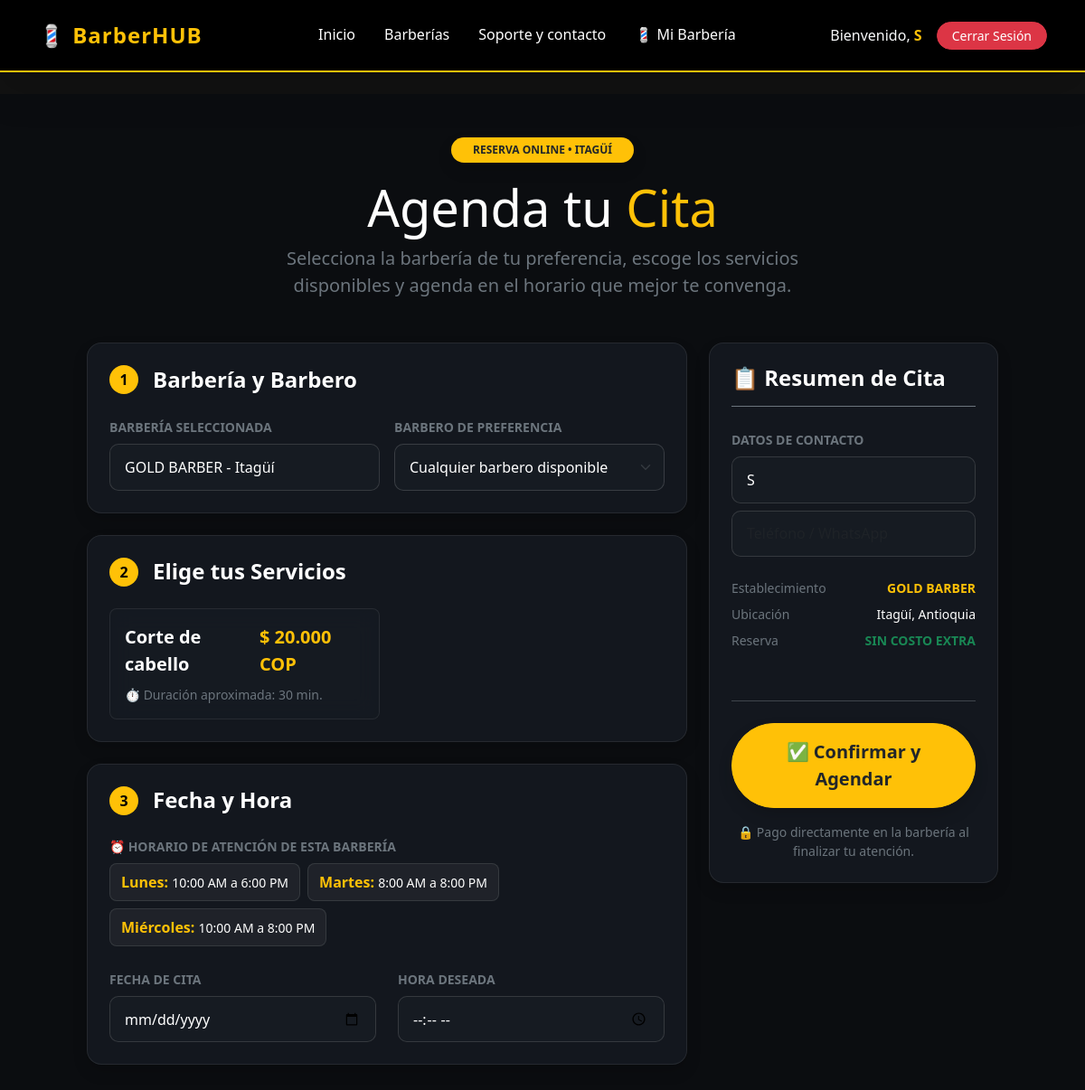
/agendar/?barberia_id=1 (signed in), run on the app's committed database.
### gestion/models.py (models this page shows, shortened)
class Barberia(models.Model):
    PLANES = (
        ('INDIVIDUAL', 'Plan Individual ($80.000 COP)'),
        ('STUDIO', 'Plan Studio ($150.000 COP)'),
        ('ELITE', 'Plan Élite ($200.000 COP)'),
    )
    dueno = models.ForeignKey(User, on_delete=models.CASCADE, related_name='barberias')
    nombre = models.CharField(max_length=100)
    direccion = models.CharField(max_length=255)
    barrio = models.CharField(max_length=100, default='Itagüí')
    descripcion = models.TextField(blank=True, help_text="Ej: Especialistas en fades, perfilado de barba...")
    google_maps_link = models.URLField(blank=True)
    plan_actual = models.CharField(max_length=20, choices=PLANES, default='INDIVIDUAL') # NUEVO CAMPO

class Servicio(models.Model):
    barberia = models.ForeignKey(Barberia, on_delete=models.CASCADE, related_name='servicios')
    nombre = models.CharField(max_length=100) # Ej: Corte Tradicional, Perfilado de Barba
    precio = models.DecimalField(max_digits=10, decimal_places=2)
    duracion_minutos = models.IntegerField(default=30)

class HorarioAtencion(models.Model):
    DIAS = (
        ('LUN', 'Lunes'),
        ('MAR', 'Martes'),
        ('MIE', 'Miércoles'),
        ('JUE', 'Jueves'),
        ('VIE', 'Viernes'),
        ('SAB', 'Sábado'),
        ('DOM', 'Domingo'),
    )
    barberia = models.ForeignKey(Barberia, on_delete=models.CASCADE, related_name='horarios')
    dia = models.CharField(max_length=3, choices=DIAS)
    hora_apertura = models.TimeField()
    hora_cierre = models.TimeField()

### gestion/views.py (the view)
# urls.py: path('agendar/', views.agendar_cita, name='agendar'),
@login_required
def agendar_cita(request):
    barberia_id = request.GET.get('barberia_id')
    barberia_seleccionada = None
    if barberia_id:
        barberia_seleccionada = Barberia.objects.filter(id=barberia_id).first()
        todas_barberias = [barberia_seleccionada] if barberia_seleccionada else []
    else:
        todas_barberias = Barberia.objects.all()
    servicios = []
    horarios = []
    if barberia_seleccionada:
        servicios = barberia_seleccionada.servicios.all()
        horarios = barberia_seleccionada.horarios.all()
    if request.method == 'POST':
        messages.success(request, '¡Tu cita ha sido agendada con éxito!')
        return redirect('inicio')
    return render(request, 'agendar.html', {
        'barberias': todas_barberias,
        'barberia_seleccionada': barberia_seleccionada,
        'servicios': servicios,
        'horarios': horarios
    })

### gestion/templates/agendar.html (shortened to what this page needs)
{% extends 'base.html' %}
{% block content %}
<div class="full-width-wrapper py-5 px-3 px-md-5">
    <div class="container-fluid px-lg-5">
        <div class="text-center mb-5">
            <span class="badge bg-warning text-dark fw-bold px-4 py-2 text-uppercase mb-3 rounded-pill shadow">
                Reserva Online • Itagüí
            </span>
            <h1 class="display-4 fw-extrabold text-white">Agenda tu <span class="text-warning">Cita</span></h1>
            <p class="text-secondary fs-5 mx-auto" style="max-width: 650px;">
                Selecciona la barbería de tu preferencia, escoge los servicios disponibles y agenda en el horario que mejor te convenga.
            </p>
        </div>
        <form method="post" action="{% url 'agendar' %}">
            <div class="row g-4">
                <div class="col-lg-8">
<div class="card glass-card text-white rounded-4 p-4 mb-4 shadow">
    <div class="d-flex align-items-center gap-3 mb-4">
        <span class="step-number">1</span>
        <h3 class="h4 m-0 fw-bold">Barbería y Barbero</h3>
    </div>
    <div class="row g-3">
        <div class="col-md-6">
            <label class="form-label text-secondary small fw-bold">BARBERÍA SELECCIONADA</label>
            {% if barberia_seleccionada %}
                <input type="text" class="form-control form-control-dark" value="{{ barberia_seleccionada.nombre }} - {{ barberia_seleccionada.barrio|default:'Itagüí' }}" readonly>
            {% endif %}
        </div>
        <div class="col-md-6">
            <label class="form-label text-secondary small fw-bold">BARBERO DE PREFERENCIA</label>
            <select class="form-select form-select-dark" name="barbero">
                <option value="" selected>Cualquier barbero disponible</option>
            </select>
        </div>
    </div>
</div>
                    <div class="card glass-card text-white rounded-4 p-4 mb-4 shadow">
                        <div class="d-flex align-items-center gap-3 mb-4">
                            <span class="step-number">2</span>
                            <h3 class="h4 m-0 fw-bold">Elige tus Servicios</h3>
                        </div>
                        <div class="row g-3">
                            {% if servicios %}
                                {% for s in servicios %}
                                    <div class="col-md-6">
                                        <label class="card glass-card glass-card-hover service-label p-3 h-100 rounded-3 text-white border" for="service_{{ s.id }}">
                                            <div class="d-flex justify-content-between align-items-center mb-2">
                                                <span class="fw-bold fs-5">{{ s.nombre }}</span>
                                                <span class="text-warning fw-bold fs-5 precio-cop" data-precio="{{ s.precio }}">
                                                </span>
                                            </div>
                                            <p class="text-secondary small m-0">⏱️ Duración aproximada: {{ s.duracion_minutos }} min.</p>
                                        </label>
                                    </div>
                                {% endfor %}
                            {% else %}
                                <div class="col-12 text-center py-4">
                                    <p class="text-secondary mb-0">⚠️ Esta barbería aún no ha configurado sus servicios o cortes.</p>
                                </div>
                            {% endif %}
                        </div>
                    </div>
                    <div class="card glass-card text-white rounded-4 p-4 shadow">
                        <div class="d-flex align-items-center gap-3 mb-4">
                            <span class="step-number">3</span>
                            <h3 class="h4 m-0 fw-bold">Fecha y Hora</h3>
                        </div>
                        {% if horarios %}
                            <div class="mb-4">
                                <label class="form-label text-secondary small fw-bold d-block mb-2">⏰ HORARIO DE ATENCIÓN DE ESTA BARBERÍA</label>
                                <div class="d-flex flex-wrap gap-2">
                                    {% for h in horarios %}
                                        <div class="schedule-badge">
                                            <strong class="text-warning">{{ h.get_dia_display }}:</strong>
                                            <span class="text-white small">
                                                {{ h.hora_apertura|time:"g:i" }} {% if h.hora_apertura.hour >= 12 %}PM{% else %}AM{% endif %}
                                                a
                                                {{ h.hora_cierre|time:"g:i" }} {% if h.hora_cierre.hour >= 12 %}PM{% else %}AM{% endif %}
                                            </span>
                                        </div>
                                    {% endfor %}
                                </div>
                            </div>
                        {% else %}
                            <div class="alert alert-dark border-secondary text-secondary small mb-4">
                                ℹ️ Esta barbería aún no registra un horario fijo, pero puedes elegir una hora dentro de la jornada estándar.
                            </div>
                        {% endif %}
                        <div class="row g-4">
                            <div class="col-md-6">
                                <label class="form-label text-secondary small fw-bold">FECHA DE CITA</label>
                                <input type="date" class="form-control form-control-dark" name="fecha" required>
                            </div>
                            <div class="col-md-6">
                                <label class="form-label text-secondary small fw-bold">HORA DESEADA</label>
                                <input type="time" class="form-control form-control-dark" name="hora" required>
                            </div>
                        </div>
                    </div>
                </div>
                <div class="col-lg-4">
                    <div class="card glass-card text-white rounded-4 p-4 shadow sticky-top" style="top: 2rem;">
                        <h4 class="fw-bold mb-4 pb-3 border-bottom border-secondary">
                            📋 Resumen de Cita
                        </h4>
                        <div class="mb-4">
                            <label class="form-label text-secondary small fw-bold">DATOS DE CONTACTO</label>
                            <input type="text" class="form-control form-control-dark mb-2" placeholder="Nombre completo" name="nombre_cliente" value="{{ user.username }}" required>
                            <input type="tel" class="form-control form-control-dark" placeholder="Teléfono / WhatsApp" name="telefono" required>
                        </div>
                        <ul class="list-unstyled text-secondary small mb-4">
                            <li class="d-flex justify-content-between mb-2">
                                <span>Establecimiento</span>
                                <span class="text-warning fw-bold">
                                    {% if barberia_seleccionada %}{{ barberia_seleccionada.nombre }}{% else %}No seleccionado{% endif %}
                                </span>
                            </li>
                            <li class="d-flex justify-content-between mb-2">
                                <span>Ubicación</span>
                                <span class="text-white">Itagüí, Antioquia</span>
                            </li>
                            <li class="d-flex justify-content-between mb-2">
                                <span>Reserva</span>
                                <span class="text-success fw-bold">SIN COSTO EXTRA</span>
                            </li>
                        </ul>
                        <hr class="border-secondary opacity-50 my-4">
                        <button type="submit" class="btn btn-warning btn-lg fw-bold w-100 py-3 rounded-pill text-dark shadow">
                            ✅ Confirmar y Agendar
                        </button>
                        <p class="text-center text-secondary small mt-3 m-0">
                            🔒 Pago directamente en la barbería al finalizar tu atención.
                        </p>
                    </div>
                </div>
            </div>
        </form>
    </div>
</div>
{% endblock %}

### gestion/templates/base.html (shortened to what this page needs)
<!DOCTYPE html>
<html lang="es">
<head>
    <link href="https://cdn.jsdelivr.net/npm/bootstrap@5.3.0/dist/css/bootstrap.min.css" rel="stylesheet">
</head>
<body>
    <nav class="navbar navbar-expand-lg navbar-dark navbar-barberhub shadow-lg py-3 sticky-top">
        <div class="container">
            <a class="navbar-brand fw-bold brand-gold me-4" href="{% url 'home' %}">💈 BarberHUB</a>
            <div class="collapse navbar-collapse" id="navbarNav">
                <ul class="navbar-nav mx-auto text-center my-2 my-lg-0">
                    <li class="nav-item">
                        <a class="nav-link nav-link-barberhub {% if request.resolver_match.url_name == 'home' %}active{% endif %}" href="{% url 'home' %}">Inicio</a>
                    </li>
                    <li class="nav-item">
                        <a class="nav-link nav-link-barberhub {% if request.resolver_match.url_name == 'barberias' %}active{% endif %}" href="{% url 'barberias' %}">Barberías</a>
                    </li>
                    <li class="nav-item">
                        <a class="nav-link nav-link-barberhub {% if request.resolver_match.url_name == 'soporte' %}active{% endif %}" href="{% url 'soporte' %}">Soporte y contacto</a>
                    </li>
                    {% if user.is_authenticated %}
                        {% if user.perfil.rol == 'BARBERO' %}
                            <li class="nav-item">
                                <a class="nav-link nav-link-barberhub {% if request.resolver_match.url_name == 'panel_barbero' %}active{% endif %}" href="{% url 'panel_barbero' %}">
                                    💈 Mi Barbería
                                </a>
                            </li>
                        {% endif %}
                    {% endif %}
                </ul>
                <div class="d-flex align-items-center justify-content-center mt-3 mt-lg-0">
                    {% if user.is_authenticated %}
                        <span class="navbar-text me-3 text-light">
                            Bienvenido, <strong style="color: #ffc107;">{{ user.username }}</strong>
                        </span>
                        <form action="{% url 'logout' %}" method="post" class="m-0">
                            <button type="submit" class="btn btn-danger btn-sm rounded-pill px-3">Cerrar Sesión</button>
                        </form>
                    {% else %}
                        <a href="{% url 'login' %}" class="btn btn-outline-gold btn-sm me-2 rounded-pill px-3">Iniciar Sesión</a>
                        <a href="{% url 'registro' %}" class="btn btn-gold btn-sm rounded-pill px-3">Registrarse</a>
                    {% endif %}
                </div>
            </div>
        </div>
    </nav>
    <div class="container mt-4">
        {% block content %}
        {% endblock %}
    </div>
</body>
</html>

### gestion/templates/base.html (style rules this page uses)
body { background-color: #121212; color: #ffffff; }
.navbar-barberhub { background-color: #000000 !important; border-bottom: 2px solid #ffc107; }
.brand-gold { color: #ffc107 !important; font-size: 24px; letter-spacing: 1px; transition: transform 0.3s ease; }
.nav-link-barberhub { color: #ffffff !important; font-weight: 500; padding: 8px 16px !important; border-radius: 6px; border-bottom: 2px solid transparent; transition: all 0.3s ease; }

### gestion/templates/agendar.html (style rules this page uses)
.full-width-wrapper { width: 100vw; position: relative; left: 50%; right: 50%; margin-left: -50vw; margin-right: -50vw; overflow-x: hidden; background-color: #0b0d10; min-height: 90vh; }
.glass-card { background: rgba(22, 27, 34, 0.8) !important; backdrop-filter: blur(12px); -webkit-backdrop-filter: blur(12px); border: 1px solid rgba(255, 255, 255, 0.08) !important; }
.glass-card-hover { transition: all 0.3s cubic-bezier(0.4, 0, 0.2, 1); cursor: pointer; }
.form-control-dark, .form-select-dark { background-color: #161b22 !important; border: 1px solid rgba(255, 255, 255, 0.15) !important; color: #ffffff !important; padding: 0.8rem 1rem; border-radius: 10px; }
.step-number { width: 32px; height: 32px; background-color: #ffc107; color: #000; font-weight: bold; border-radius: 50%; display: inline-flex; align-items: center; justify-content: center; }
.schedule-badge { background: rgba(255, 255, 255, 0.05); border: 1px solid rgba(255, 255, 255, 0.1); border-radius: 8px; padding: 8px 12px; }

### data on the page
Barberia: nombre "GOLD BARBER - Itagüí", nombre "GOLD BARBER"
Servicio: nombre "Corte de cabello", duracion_minutos "30"
HorarioAtencion: dia "Lunes", hora_apertura "10:00", shows "AM", hora_cierre "6:00", shows "PM"
HorarioAtencion: dia "Martes", hora_apertura "8:00", shows "AM", hora_cierre "8:00", shows "PM"
HorarioAtencion: dia "Miércoles", hora_apertura "10:00", shows "AM", hora_cierre "8:00", shows "PM"

### other printed values
{{ user.username }} "S"
